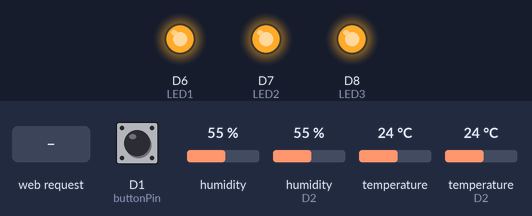
A sketch run on a simulated ESP8266 (NodeMCU). Shown: output pins drawn as LEDs (lit = HIGH). The inputs (shaded band) are chosen by the test bench; at power-on: D1 (buttonPin) HIGH, humidity 55 %, humidity (sensor on D2) 55 %, temperature 24 °C, temperature (sensor on D2) 24 °C. WiFi joins after 1.5 s; servers stay silent unless stated; uploads are accepted with an empty reply; not simulated (calls return 0 or success): WiFiClientSecureAxTLS.h; what the sketch prints to the serial monitor is not drawn.

Above: at 2.7 s.
2.8 s: HTTP request GET /LED1=ON received
At 7.5 s:
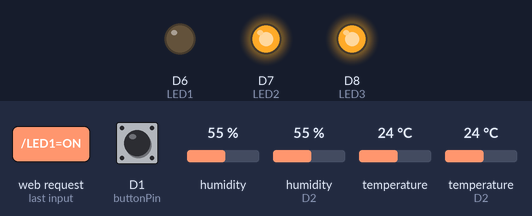
8.6 s: HTTP request GET /LED2=ON received
At 13.2 s:
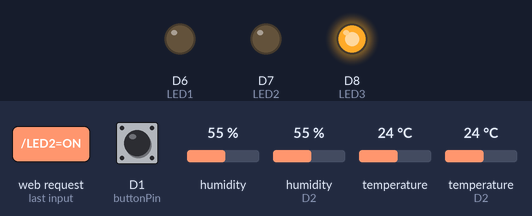
14.4 s: D1 (buttonPin) pulled LOW for 3 s
At 18.9 s:
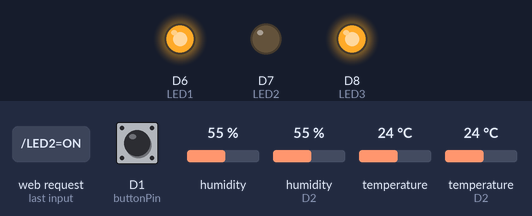
29.6 s: HTTP request GET /LED1=ON received
43.0 s: HTTP request GET /LED2=ON received
At 49.2 s:
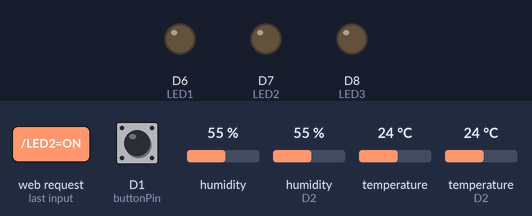
50.0 s: HTTP request GET /LED1=OFF received
At 54.9 s:
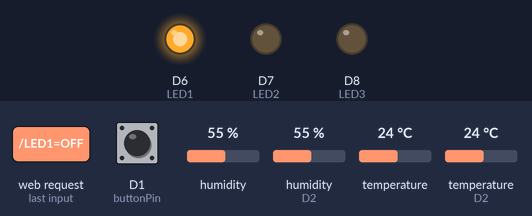
Timing chart, 0 to 56.4 s (numbered marks = the images above; inputs shaded):
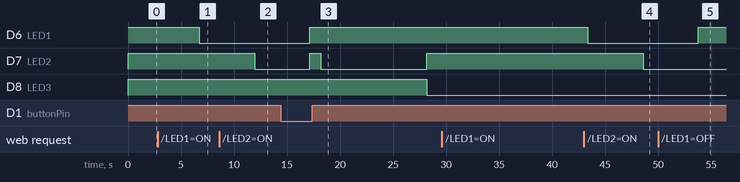

Measured:
- after the input at 2.8 s, D6 (LED1): HIGH → LOW after 3.9 s
- after the input at 8.6 s, D7 (LED2): HIGH → LOW after 3.3 s
- after the input at 14.4 s, D6 (LED1): LOW → HIGH after 2.7 s; D7 (LED2): LOW → HIGH after 2.7 s, → LOW 1.0 s later, → HIGH 10.0 s later; D8 (LED3): HIGH → LOW after 13.8 s
- after the input at 29.6 s, every drawn part: stays the same
- after the input at 43.0 s, D7 (LED2): HIGH → LOW after 5.6 s
- after the input at 50.0 s, D6 (LED1): LOW → HIGH after 3.8 s

The sketch:

API_Smart_Farm.ino
```cpp
#include <Arduino.h>
#include <ESP8266WiFi.h>
#include <ESP8266WebServer.h>
#include <ESP8266WiFiMulti.h>
#include <ESP8266HTTPClient.h>
#include "DHT.h"
#include <WiFiClientSecureAxTLS.h> // กรณีขึ้น Error ให้เอาบรรทัดนี้ออก
void Line_Notify(String message) ;

#define DHTPIN D2
#define DHTPIN1 D3
//#define DHTTYPE DHT11   // DHT 11
#define DHTTYPE DHT22   // DHT 22  (AM2302), AM2321
//#define DHTTYPE DHT21   // DHT 21 (AM2301)
DHT dht(DHTPIN, DHTTYPE);
DHT dht1(DHTPIN1, DHTTYPE);

// Line config
#define LINE_TOKEN "ewonB8LTLgYcCb5haMwmqn1DqhWPikmgx4p3P225u9T"
String message = "%E0%B8%AD%E0%B8%B8%E0%B8%9B%E0%B8%81%E0%B8%A3%E0%B8%93%E0%B9%8C%E0%B8%95%E0%B8%A3%E0%B8%A7%E0%B8%88%E0%B8%AA%E0%B8%AD%E0%B8%9A%E0%B8%AD%E0%B8%B8%E0%B8%93%E0%B8%AB%E0%B8%A0%E0%B8%B9%E0%B8%A1%E0%B8%B4%20%E0%B9%81%E0%B8%A5%E0%B8%B0%E0%B8%84%E0%B8%A7%E0%B8%B2%E0%B8%A1%E0%B8%8A%E0%B8%B7%E0%B9%89%E0%B8%99%E0%B8%A1%E0%B8%B5%E0%B8%9B%E0%B8%B1%E0%B8%8D%E0%B8%AB%E0%B8%B2"; // ArduinoIDE เวอร์ชั่นใหม่ ๆ ใส่ภาษาไทยลงไปได้เลย

/* Put your SSID & Password */
const char* ssid = "oteeb";  // Enter SSID here
const char* password = "1111111111";  //Enter Password here
int buttonPin = D1;
int buttonState = 0;
int sensorPin = A0; // select the input pin for the potentiometer
int sensorValue = 0; // variable to store the value coming from the senso
int LED1 = D6; // led connected to D6
int LED2 = D7; // led connected to D7
int LED3 = D8; // led connected to D8

WiFiServer server(80);
//ESP8266WebServer server(80);
HTTPClient http;
ESP8266WiFiMulti WiFiMulti;

void setup() {
  Serial.begin(115200);
  dht.begin();
  dht1.begin();
  pinMode(buttonPin, INPUT);// กำหนดขาทำหน้าที่ให้ขา D1 เป็น INPUT รับค่าจากสวิตช์
  pinMode(LED1, OUTPUT);
  pinMode(LED2, OUTPUT);
  pinMode(LED3, OUTPUT);
  digitalWrite(LED1, 1);
  digitalWrite(LED2, 1);
  digitalWrite(LED3, 1);

  Serial.print("Connecting to the Newtork");
  WiFi.begin(ssid, password);
  while (WiFi.status() != WL_CONNECTED)
  {
    delay(500);
    Serial.print(".");
  }
  IPAddress local_ip = {192,168,137,154};   //ตั้งค่า IP
  IPAddress gateway={192,168,137,1};    //ตั้งค่า IP Gateway
  IPAddress subnet={255,255,255,0};   //ตั้งค่า Subnet
  WiFi.config(local_ip,gateway,subnet);   //setค่าไปยังโมดูล

  Serial.println("WiFi connected");
  server.begin();  // Starts the Server
  Serial.println("Server started");

  Serial.print("IP Address of network: "); // Prints IP address on Serial Monitor
  Serial.println(WiFi.localIP());
}

void automatic(){
  digitalWrite(LED1, 1);
  digitalWrite(LED2, 1);
  digitalWrite(LED3, 1);
  delay(1000);
  float h = dht.readHumidity();
  float t = dht.readTemperature();
  float h1 = dht1.readHumidity();
  float t1 = dht1.readTemperature();

  if (isnan(h) || isnan(t) || isnan(h1) || isnan(t1)) {
    Serial.println(F("Failed to read from DHT sensor!"));
    Serial.println("Enter !");
    Line_Notify(message);
    delay(1000);
    return;
  }
  float sumh = (h+h1)/2;
  float sumt = (t+t1)/2;

  sensorValue = analogRead(sensorPin);
  int sensormh= map(sensorValue,0,1023,0,100);
  Serial.print("sensor = " );
  Serial.println(sensormh);

  if(sensormh <= 50){
    Serial.println("พัดลมทำงาน");
    digitalWrite(LED1, 1);
    digitalWrite(LED2, 0);
    digitalWrite(LED3, 1);
    delay(10000);
  }else if(sensormh >= 80){
    Serial.print("ปลั้มทำงาน " );
    digitalWrite(LED1, 0);
    digitalWrite(LED2, 1);
    digitalWrite(LED3, 1);
    delay(10000);
  }else{
    Serial.print("ความชื้นปกติ");
  }

  if(sumt <= 25){
    Serial.println("หลอดไฟทำงาน");
    digitalWrite(LED1, 1);
    digitalWrite(LED2, 1);
    digitalWrite(LED3, 0);
    delay(10000);
  }else if(sumt >= 40){
    Serial.println("พัดลมระบายความร้อนทำงาน");
    digitalWrite(LED1, 1);
    digitalWrite(LED2, 0);
    digitalWrite(LED3, 1);
    delay(10000);
  }else{
    Serial.print("อุณหภูมิปกติ");
  }
}

void manual(){
   WiFiClient client = server.available();
  if (!client)
  {
    return;
  }
  Serial.println("Waiting for new client");
  while(!client.available())
  {
    delay(1);
  }

  String request = client.readStringUntil('\r');
  Serial.println(request);
  client.flush();

  int value = LOW;
  if(request.indexOf("/LED1=ON") != -1)
  {
    digitalWrite(LED1, 0); // Turn ON LED
    value = HIGH;
  }
  if(request.indexOf("/LED1=OFF") != -1)
  {
    digitalWrite(LED1, 1); // Turn OFF LED
    value = LOW;
  }

   if(request.indexOf("/LED2=ON") != -1)
  {
    digitalWrite(LED2, 0); // Turn ON LED
    value = HIGH;
  }
  if(request.indexOf("/LED2=OFF") != -1)
  {
    digitalWrite(LED2, 1); // Turn OFF LED
    value = LOW;
  }

   if(request.indexOf("/LED3=ON") != -1)
  {
    digitalWrite(LED3, 0); // Turn ON LED
    value = HIGH;
  }
  if(request.indexOf("/LED3=OFF") != -1)
  {
    digitalWrite(LED3, 1); // Turn OFF LED
    value = LOW;
  }

/*------------------HTML Page Creation---------------------*/

  client.println("HTTP/1.1 200 OK"); // standalone web server with an ESP8266
  client.println("Content-Type: text/html");
  client.println("");
  client.println("<!DOCTYPE HTML>");
  client.println("<html>");
  client.print("<h3>API_Smart_Farm</h3>");
  client.print("Status : ");

  if(value == HIGH)
  {
    client.print("ON");
  }
  else
  {
    client.print("OFF");
  }
  client.println("<br><br>");
  client.println("Water pump Control <br>");
  client.println("<a href=\"/LED1=ON\"\"><button>ON</button></a>");
  client.println("<a href=\"/LED1=OFF\"\"><button>OFF</button></a><br />");

  client.println("<br>");
  client.println("Fan Control <br>");
  client.println("<a href=\"/LED2=ON\"\"><button>ON</button></a>");
  client.println("<a href=\"/LED2=OFF\"\"><button>OFF</button></a><br />");

  client.println("<br>");
  client.println("lamp Control <br>");
  client.println("<a href=\"/LED3=ON\"\"><button>ON</button></a>");
  client.println("<a href=\"/LED3=OFF\"\"><button>OFF</button></a><br />");
  client.println("</html>");

  delay(1);
  Serial.println("Client disonnected");
  Serial.println("");
}


void loop() {

  //server.handleClient();
  float h = dht.readHumidity();
  float t = dht.readTemperature();
  float h1 = dht1.readHumidity();
  float t1 = dht1.readTemperature();

  if (isnan(h) || isnan(t) || isnan(h1) || isnan(t1)) {
    Serial.println(F("Failed to read from DHT sensor!"));
    Serial.println("Enter !");
    Line_Notify(message);
    delay(1000);
    return;
  }
  float sumh = (h+h1)/2;
  float sumt = (t+t1)/2;
  Serial.print(F("ความชื้น : "));
  Serial.print(sumh);
  Serial.print(F(" %  อุณหภูมิ : "));
  Serial.print(sumt);
  Serial.println(F(" C "));

  String text1 = "text= " + String(sumh) + "&text1= " + String(sumt);
  Serial.println(text1);

    if ((WiFiMulti.run() == WL_CONNECTED)) {
    http.begin("http://100.125.10.104/API_Smart_Farm/api.php"); //HTTP
    http.addHeader("Content-Type", "application/x-www-form-urlencoded");
    int httpCode = http.POST(text1);
    if (httpCode > 0) {
      Serial.printf("[HTTP] POST... code: %d\n", httpCode);
      if (httpCode == HTTP_CODE_OK) {
        String payload = http.getString();
        Serial.println(payload);
      }
    } else {
      Serial.printf("[HTTP] POST... failed, error: %s\n", http.errorToString(httpCode).c_str());
    }
    http.end();
  }
  delay(5000);

  buttonState = digitalRead(buttonPin); // อ่านค่าสถานะขาD0
  Serial.println(buttonState);
  if (buttonState == 0) { //กำหนดเงื่อนไขถ้าตัวแปล buttonState เก็บ ค่า 1(HIGH) ให้ทำในปีกกา
    automatic();

  }else { //ถ้าตัวแปล buttonState ไม่ได้เก็บ ค่า 1(HIGH) คือ ตัวแปล buttonState เก็บค่า 0(LOW) อยู่ ให้ทำปีกกาข้างล่าง
    manual();
  }
}

void Line_Notify(String message) {
  axTLS::WiFiClientSecure client; // กรณีขึ้น Error ให้ลบ axTLS:: ข้างหน้าทิ้ง

  if (!client.connect("notify-api.line.me", 443)) {
    Serial.println("connection failed");
    return;
  }

  String req = "";
  req += "POST /api/notify HTTP/1.1\r\n";
  req += "Host: notify-api.line.me\r\n";
  req += "Authorization: Bearer " + String(LINE_TOKEN) + "\r\n";
  req += "Cache-Control: no-cache\r\n";
  req += "User-Agent: ESP8266\r\n";
  req += "Connection: close\r\n";
  req += "Content-Type: application/x-www-form-urlencoded\r\n";
  req += "Content-Length: " + String(String("message=" + message).length()) + "\r\n";
  req += "\r\n";
  req += "message=" + message;
  // Serial.println(req);
  client.print(req);

  delay(20);

  // Serial.println("-------------");
  while(client.connected()) {
    String line = client.readStringUntil('\n');
    if (line == "\r") {
      break;
    }
    //Serial.println(line);
  }
  // Serial.println("-------------");
}
```
